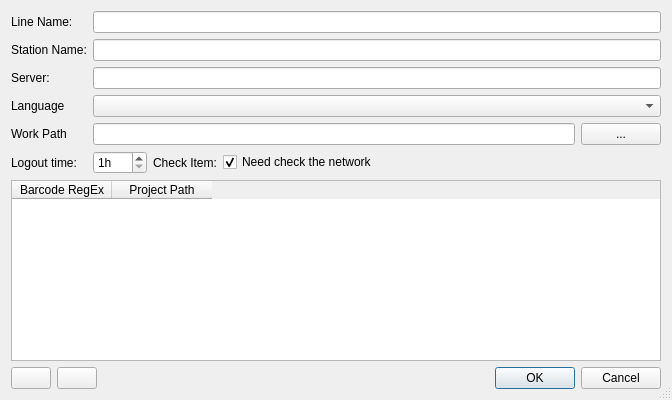
<?xml version="1.0" encoding="UTF-8"?>
<ui version="4.0">
 <class>SysCfgDlg</class>
 <widget class="QDialog" name="SysCfgDlg">
  <property name="windowModality">
   <enum>Qt::ApplicationModal</enum>
  </property>
  <property name="geometry">
   <rect>
    <x>0</x>
    <y>0</y>
    <width>672</width>
    <height>400</height>
   </rect>
  </property>
  <property name="sizePolicy">
   <sizepolicy hsizetype="Preferred" vsizetype="Preferred">
    <horstretch>0</horstretch>
    <verstretch>0</verstretch>
   </sizepolicy>
  </property>
  <property name="minimumSize">
   <size>
    <width>672</width>
    <height>400</height>
   </size>
  </property>
  <property name="baseSize">
   <size>
    <width>400</width>
    <height>0</height>
   </size>
  </property>
  <property name="windowTitle">
   <string>System options</string>
  </property>
  <property name="sizeGripEnabled">
   <bool>true</bool>
  </property>
  <layout class="QVBoxLayout" name="verticalLayout">
   <property name="sizeConstraint">
    <enum>QLayout::SetDefaultConstraint</enum>
   </property>
   <item>
    <layout class="QGridLayout" name="gridLayout">
     <item row="3" column="2">
      <widget class="QComboBox" name="comboBox_lang">
       <property name="statusTip">
        <string>need restart TreeATE</string>
       </property>
      </widget>
     </item>
     <item row="3" column="0">
      <widget class="QLabel" name="label_5">
       <property name="statusTip">
        <string/>
       </property>
       <property name="text">
        <string>Language</string>
       </property>
      </widget>
     </item>
     <item row="0" column="2">
      <widget class="QLineEdit" name="lineEdit_Line"/>
     </item>
     <item row="0" column="0">
      <widget class="QLabel" name="label">
       <property name="text">
        <string>Line Name:</string>
       </property>
      </widget>
     </item>
     <item row="1" column="0">
      <widget class="QLabel" name="label_2">
       <property name="text">
        <string>Station Name:</string>
       </property>
      </widget>
     </item>
     <item row="5" column="0">
      <widget class="QLabel" name="label_3">
       <property name="text">
        <string>Work Path</string>
       </property>
      </widget>
     </item>
     <item row="1" column="2">
      <widget class="QLineEdit" name="lineEdit_Station"/>
     </item>
     <item row="2" column="0">
      <widget class="QLabel" name="label_4">
       <property name="text">
        <string>Server:</string>
       </property>
      </widget>
     </item>
     <item row="5" column="2">
      <layout class="QHBoxLayout" name="horizontalLayout">
       <item>
        <widget class="QLineEdit" name="lineEdit_Path"/>
       </item>
       <item>
        <widget class="QPushButton" name="brownButton">
         <property name="text">
          <string>...</string>
         </property>
        </widget>
       </item>
      </layout>
     </item>
     <item row="2" column="2">
      <widget class="QLineEdit" name="lineEdit_Server"/>
     </item>
     <item row="6" column="2">
      <layout class="QHBoxLayout" name="horizontalLayout_3">
       <item>
        <widget class="QSpinBox" name="spinBox">
         <property name="suffix">
          <string>h</string>
         </property>
         <property name="prefix">
          <string/>
         </property>
         <property name="minimum">
          <number>1</number>
         </property>
         <property name="maximum">
          <number>168</number>
         </property>
        </widget>
       </item>
       <item>
        <widget class="QLabel" name="label_6">
         <property name="text">
          <string>Check Item:</string>
         </property>
        </widget>
       </item>
       <item>
        <widget class="QCheckBox" name="checkBox_network">
         <property name="text">
          <string>Need check the network</string>
         </property>
         <property name="checked">
          <bool>true</bool>
         </property>
        </widget>
       </item>
       <item>
        <spacer name="horizontalSpacer">
         <property name="orientation">
          <enum>Qt::Horizontal</enum>
         </property>
         <property name="sizeHint" stdset="0">
          <size>
           <width>40</width>
           <height>20</height>
          </size>
         </property>
        </spacer>
       </item>
      </layout>
     </item>
     <item row="6" column="0">
      <widget class="QLabel" name="label_7">
       <property name="text">
        <string>Logout time:</string>
       </property>
      </widget>
     </item>
    </layout>
   </item>
   <item>
    <widget class="QTableWidget" name="tableWidget">
     <property name="selectionMode">
      <enum>QAbstractItemView::SingleSelection</enum>
     </property>
     <column>
      <property name="text">
       <string>Barcode RegEx</string>
      </property>
     </column>
     <column>
      <property name="text">
       <string>Project Path</string>
      </property>
     </column>
    </widget>
   </item>
   <item>
    <layout class="QHBoxLayout" name="horizontalLayout_2">
     <property name="leftMargin">
      <number>0</number>
     </property>
     <property name="topMargin">
      <number>0</number>
     </property>
     <property name="rightMargin">
      <number>0</number>
     </property>
     <property name="bottomMargin">
      <number>0</number>
     </property>
     <item>
      <widget class="QPushButton" name="pushButton_add">
       <property name="sizePolicy">
        <sizepolicy hsizetype="Minimum" vsizetype="Fixed">
         <horstretch>0</horstretch>
         <verstretch>0</verstretch>
        </sizepolicy>
       </property>
       <property name="styleSheet">
        <string notr="true"/>
       </property>
       <property name="text">
        <string/>
       </property>
       <property name="flat">
        <bool>false</bool>
       </property>
      </widget>
     </item>
     <item>
      <widget class="QPushButton" name="pushButton_del">
       <property name="styleSheet">
        <string notr="true"/>
       </property>
       <property name="text">
        <string/>
       </property>
      </widget>
     </item>
     <item>
      <widget class="QDialogButtonBox" name="buttonBox">
       <property name="orientation">
        <enum>Qt::Horizontal</enum>
       </property>
       <property name="standardButtons">
        <set>QDialogButtonBox::Cancel|QDialogButtonBox::Ok</set>
       </property>
      </widget>
     </item>
    </layout>
   </item>
  </layout>
 </widget>
 <tabstops>
  <tabstop>lineEdit_Line</tabstop>
  <tabstop>lineEdit_Station</tabstop>
  <tabstop>lineEdit_Path</tabstop>
  <tabstop>brownButton</tabstop>
 </tabstops>
 <resources/>
 <connections>
  <connection>
   <sender>buttonBox</sender>
   <signal>accepted()</signal>
   <receiver>SysCfgDlg</receiver>
   <slot>accept()</slot>
   <hints>
    <hint type="sourcelabel">
     <x>248</x>
     <y>254</y>
    </hint>
    <hint type="destinationlabel">
     <x>157</x>
     <y>274</y>
    </hint>
   </hints>
  </connection>
  <connection>
   <sender>buttonBox</sender>
   <signal>rejected()</signal>
   <receiver>SysCfgDlg</receiver>
   <slot>reject()</slot>
   <hints>
    <hint type="sourcelabel">
     <x>316</x>
     <y>260</y>
    </hint>
    <hint type="destinationlabel">
     <x>286</x>
     <y>274</y>
    </hint>
   </hints>
  </connection>
 </connections>
</ui>
